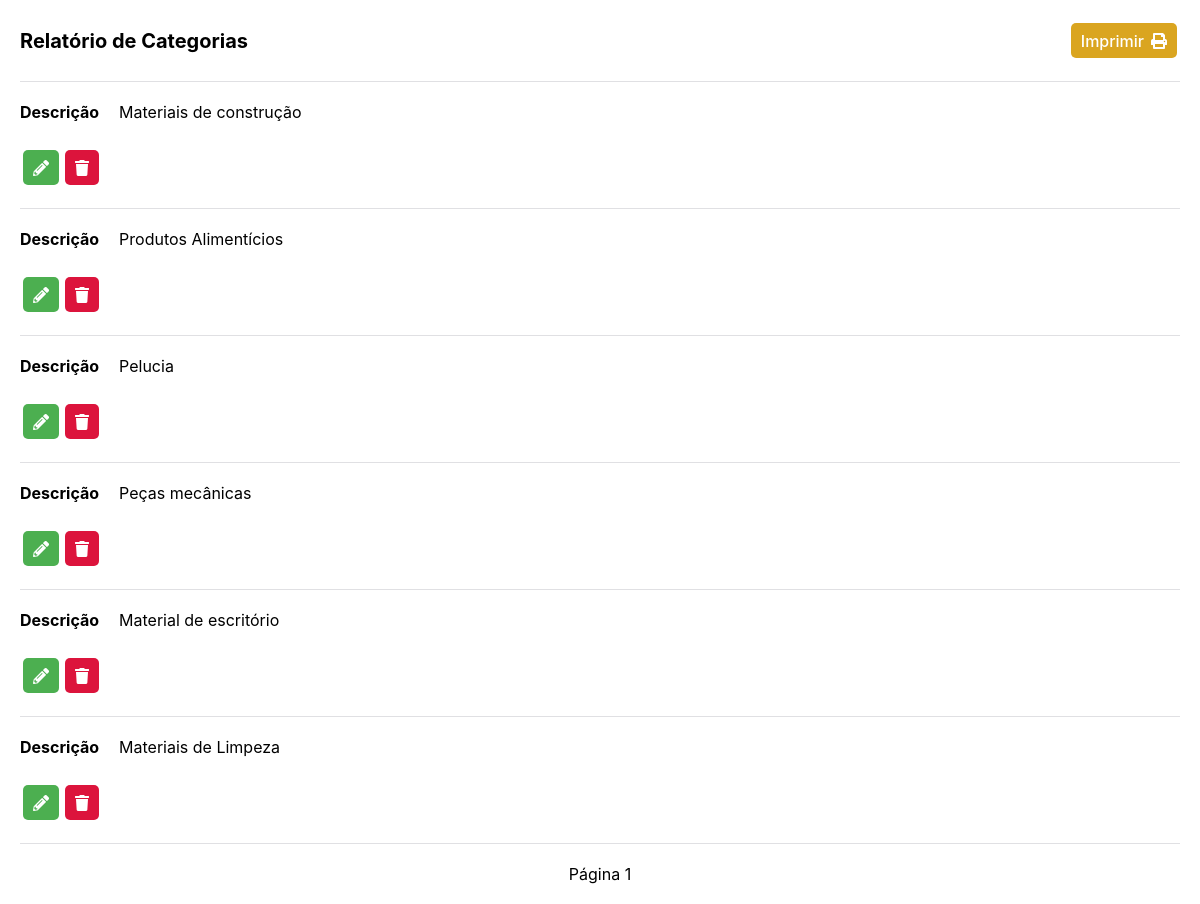
/php/relatorios/rel_categoria.php (signed in), run on the app's committed database.
### tables this page shows
CREATE TABLE `categoria` (
  `idCategoria` int(11) NOT NULL,
  `Descricao_categoria` varchar(40) DEFAULT NULL
);

### php/relatorios/rel_categoria.php (the view, shortened to what this page needs)
<!DOCTYPE html>
<html>
<head>
  <link href="../../css/reset.css" rel="stylesheet" type="text/css">
  <link href="../../css/style.css" rel="stylesheet" type="text/css">
  <link rel="stylesheet" href="https://use.fontawesome.com/releases/v5.7.1/css/all.css">
</head>
<body>
  <div class="box">
    <div class="data-box" style="margin: 0; align-items: center; justify-content: space-between;">
      <h1 style=>Relatório de Categorias</h1>
      <a class="data-print" onclick="window.print()">Imprimir <i class="fas fa-print" style="margin-left: 7px;"></i></a>
    </div>
    <section style="border-bottom: 1px solid #e0e0e3; padding-top: 20px;"></section>
    <br>
    <div class="data-content">
      <?php
          include('../connectdb.php');
          $limite = 7;
          if( isset( $_GET['pagina'] ) && (int)$_GET['pagina'] >= 0){
              $pagina = (int)$_GET['pagina'];
          }else{
              $pagina = 0;
          }
          $offset = $limite * $pagina;
          $postagem = $con->query("SELECT * FROM `categoria` ORDER BY idCategoria DESC LIMIT $limite OFFSET $offset;");
          while($info = $postagem->fetch_assoc()){
          ?>
      <div class="data-box">
        <section class="data-row">
          <b class="data-header">Descrição</b>
        </section>
        <section class="data-row" id="data">
          <p class="data-item"><?= utf8_encode($info['Descricao_categoria']) ?></p>
        </section>
      </div>
      <div class="data-box">
        <a class="data-edit" href="upd_categoria.php?id=<?=$info['idCategoria']?>"><i class="fas fa-pencil-alt"></i></a>
        <a class="data-delete" href="#" onclick="startModal('modal-delete'); catId = <?=$info['idCategoria']?>;"><i class="fas fa-trash"></i></a>
      </div>
      <section style="border-bottom: 1px solid #e0e0e3; margin-bottom: 20px;"></section>
      <?php
          }
          ?>
      <div class="pages" id="pages">
            <p>Página <?= $pagina+1; ?> </p>
      </div>
    </div>
  </div>
</body>
</html>

### css/style.css (style rules this page uses)
* { box-sizing: border-box; font-family: -apple-system, BlinkMacSystemFont, "segoe ui", roboto, oxygen, ubuntu, cantarell, "fira sans", "droid sans", "helvetica neue", Arial, sans-serif; font-size: 16px; -webkit-font-smoothing: antialiased; -moz-osx-font-smoothing: grayscale; }
body { background-color: #435165; }
a:link, a:visited.sidemenu-itens { color: #2f3947; text-decoration: none; }
.box { padding: 20px; background-color: #fff; }
.box h1 { font-size: 1.25em; float: center; }
.data-content { display: flex; flex-direction: column; }
.data-box { display: flex; margin-bottom: 20px; }
.data-row { display: flex; flex-direction: column; margin-right: 20px; }
.data-item { flex: 1; margin-bottom: 5px; }
.data-header { flex: 1; margin-bottom: 5px; }
.data-edit { background-color: #4CAF50; color: #fff; padding: 8px 10px 7px 10px; border-radius: 5px; margin: 3px; cursor: pointer; border: none; }
.data-delete { background-color: crimson; color: #fff; padding: 8px 10px 7px 10px; border-radius: 5px; margin: 3px; border: none; }
.data-print { display: flex; background-color: #DAA520; padding: 8px 10px 7px 10px; border-radius: 5px; margin: 3px; color: #fff; align-items: center; font-weight: 500; cursor: pointer; }
a.data-edit:link , a.data-edit:visited, a.data-delete:link , a.data-delete:visited { color: white; text-decoration: none; cursor: auto; }
.pages { display: flex; justify-content: center; align-items: center; }

### data on the page
categoria: Descricao_categoria "Materiais de construção"
categoria: Descricao_categoria "Produtos Alimentícios"
categoria: Descricao_categoria "Pelucia"
categoria: Descricao_categoria "Peças mecânicas"
categoria: Descricao_categoria "Material de escritório"
categoria: Descricao_categoria "Materiais de Limpeza"

### other printed values
$pagina+1 "1"
